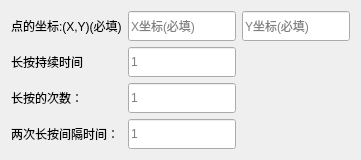
   <widget class="QWidget" name="single_point_press_test">
    <attribute name="title">
     <string>单点长按测试</string>
    </attribute>
    <layout class="QGridLayout" name="gridLayout_2">
     <item row="0" column="0">
      <layout class="QGridLayout" name="single_point_press_test">
       <item row="2" column="0">
        <widget class="QLabel" name="press_num">
         <property name="whatsThis">
          <string>&lt;html&gt;&lt;head/&gt;&lt;body&gt;&lt;p&gt;长按的次数。取值范围为&amp;gt;=1的整数。不填默认为1。单位为次。&lt;/p&gt;&lt;p&gt;&lt;br/&gt;&lt;/p&gt;&lt;/body&gt;&lt;/html&gt;</string>
         </property>
         <property name="text">
          <string>长按的次数：</string>
         </property>
        </widget>
       </item>
       <item row="0" column="2">
        <widget class="QLineEdit" name="v_press_pos_y">
         <property name="minimumSize">
          <size>
           <width>0</width>
           <height>30</height>
          </size>
         </property>
         <property name="maximumSize">
          <size>
           <width>16777215</width>
           <height>30</height>
          </size>
         </property>
         <property name="placeholderText">
          <string>Y坐标(必填)</string>
         </property>
        </widget>
       </item>
       <item row="0" column="1">
        <widget class="QLineEdit" name="v_press_pos_x">
         <property name="minimumSize">
          <size>
           <width>0</width>
           <height>30</height>
          </size>
         </property>
         <property name="maximumSize">
          <size>
           <width>16777215</width>
           <height>30</height>
          </size>
         </property>
         <property name="placeholderText">
          <string>X坐标(必填)</string>
         </property>
        </widget>
       </item>
       <item row="2" column="1">
        <widget class="QLineEdit" name="v_press_num">
         <property name="minimumSize">
          <size>
           <width>0</width>
           <height>30</height>
          </size>
         </property>
         <property name="maximumSize">
          <size>
           <width>16777215</width>
           <height>30</height>
          </size>
         </property>
         <property name="placeholderText">
          <string>1</string>
         </property>
        </widget>
       </item>
       <item row="0" column="0">
        <widget class="QLabel" name="press_pos">
         <property name="whatsThis">
          <string>&lt;html&gt;&lt;head/&gt;&lt;body&gt;&lt;p&gt;长按点的坐标(X,Y)。X的取值范围为(0,分辨率X)，Y的取值范围为(0,分辨率Y)。&lt;/p&gt;&lt;/body&gt;&lt;/html&gt;</string>
         </property>
         <property name="text">
          <string>点的坐标:(X,Y)(必填)</string>
         </property>
        </widget>
       </item>
       <item row="1" column="1">
        <widget class="QLineEdit" name="v_press_time">
         <property name="minimumSize">
          <size>
           <width>0</width>
           <height>30</height>
          </size>
         </property>
         <property name="maximumSize">
          <size>
           <width>16777215</width>
           <height>30</height>
          </size>
         </property>
         <property name="placeholderText">
          <string>1</string>
         </property>
        </widget>
       </item>
       <item row="1" column="0">
        <widget class="QLabel" name="press_time">
         <property name="whatsThis">
          <string>&lt;html&gt;&lt;head/&gt;&lt;body&gt;&lt;p&gt;长按持续时间。取值范围为&amp;gt;0的浮点数。不填默认为1。单位为秒。&lt;/p&gt;&lt;/body&gt;&lt;/html&gt;</string>
         </property>
         <property name="text">
          <string>长按持续时间</string>
         </property>
        </widget>
       </item>
       <item row="3" column="1">
        <widget class="QLineEdit" name="v_press_i_time">
         <property name="minimumSize">
          <size>
           <width>0</width>
           <height>30</height>
          </size>
         </property>
         <property name="maximumSize">
          <size>
           <width>16777215</width>
           <height>30</height>
          </size>
         </property>
         <property name="placeholderText">
          <string>1</string>
         </property>
        </widget>
       </item>
       <item row="3" column="0">
        <widget class="QLabel" name="press_i_time">
         <property name="whatsThis">
          <string>&lt;html&gt;&lt;head/&gt;&lt;body&gt;&lt;p&gt;两次长按间隔时间。取值范围为&amp;gt;0的浮点数。不填默认为1。单位为秒。&lt;/p&gt;&lt;/body&gt;&lt;/html&gt;</string>
         </property>
         <property name="text">
          <string>两次长按间隔时间：</string>
         </property>
        </widget>
       </item>
      </layout>
     </item>
    </layout>
   </widget>
